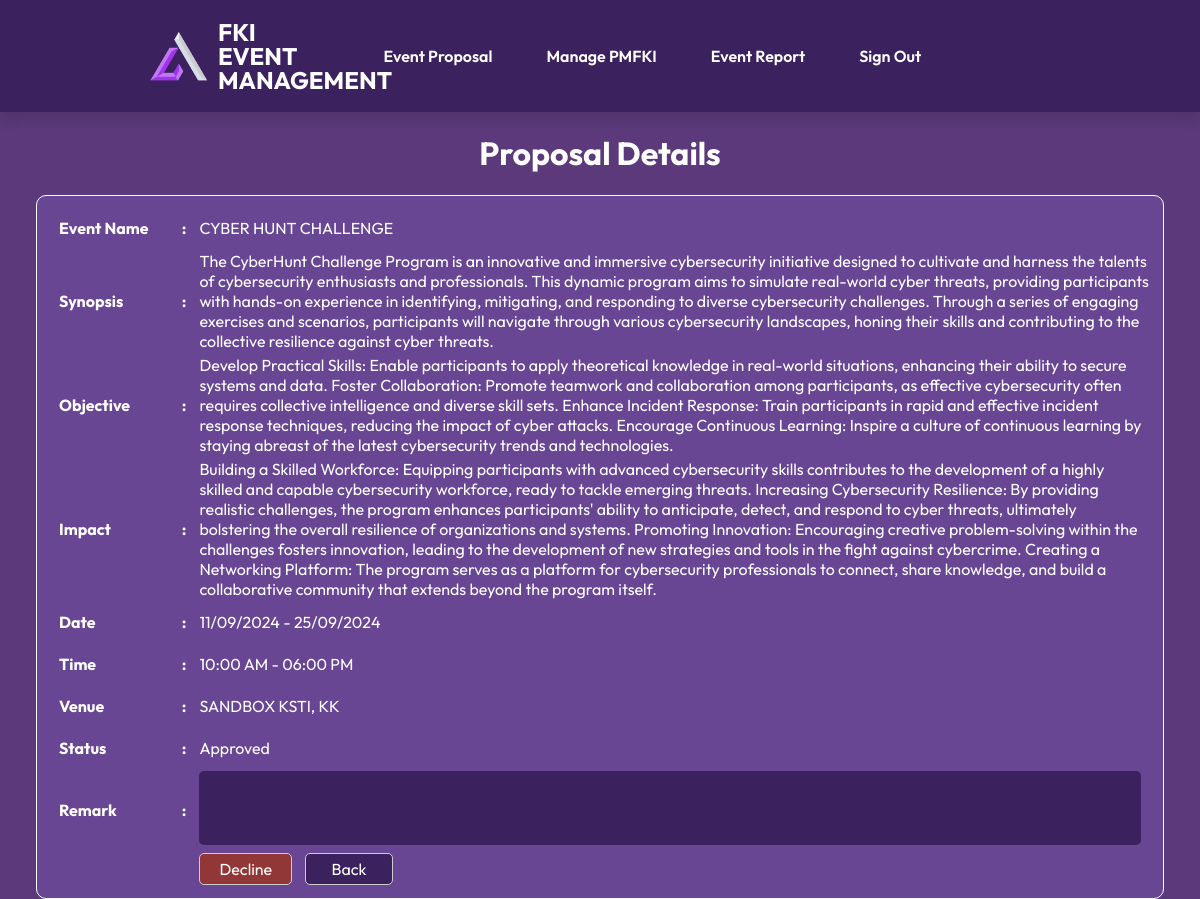
Page /resources/admin/proposal/proposal_status_decline.php?id=7 (signed in) on the committed database.
### tables this page shows
CREATE TABLE `event` (
  `event_id` int(11) NOT NULL,
  `event_name` varchar(255) DEFAULT NULL,
  `event_synopsis` longtext DEFAULT NULL,
  `event_objective` longtext DEFAULT NULL,
  `event_impact` longtext DEFAULT NULL,
  `event_startDate` date DEFAULT NULL,
  `event_endDate` date DEFAULT NULL,
  `event_startTime` time DEFAULT NULL,
  `event_endTime` time DEFAULT NULL,
  `event_venue` varchar(255) DEFAULT NULL,
  `event_poster` varchar(255) DEFAULT NULL,
  `event_posterDesc` longtext NOT NULL,
  `event_pwd` varchar(50) DEFAULT NULL,
  `event_status` varchar(10) DEFAULT NULL,
  `event_adminRemark` longtext NOT NULL,
  `admin_id` varchar(20) DEFAULT NULL,
  `pmfki_id` varchar(20) DEFAULT NULL
);

### resources/admin/proposal/proposal_status_decline.php (the view, shortened to what this page needs)
<?php
    include('config.php');
?>
<!DOCTYPE html>
<html>
    <head>
	    <link rel="stylesheet" href="css/style.css">
    </head>
    <body>
        <div class="header-row">
            <div class="header-main">
                <img src="src/icon.png" alt="Website Logo">
                <h2>
                    <span>FKI</span>
                    <span>EVENT</span>
                    <span>MANAGEMENT</span>
                </h2>
                <table class="header-nav">
                    <tr>
                        <?php include ('navigation_admin.php')?>
                    </tr>
                </table>
            </div>
        </div>
        <?php
            if(isset($_GET["id"]) && $_GET["id"] != ""){
                $sql = "SELECT e.*, p.pmfki_name, a.name
                FROM event e
                LEFT JOIN pmfki p ON e.pmfki_id = p.pmfki_id
                LEFT JOIN fki_admin a ON e.admin_id = a.admin_id
                WHERE e.event_id=?";
                $stmt = mysqli_prepare($conn, $sql);
                mysqli_stmt_bind_param($stmt, "s", $_GET["id"]);
                mysqli_stmt_execute($stmt);
                $result = mysqli_stmt_get_result($stmt);
                if (mysqli_num_rows($result) > 0) {
                    $row = mysqli_fetch_assoc($result);
                    $event_id = $row["event_id"];
                    $event_name = $row["event_name"];
                    $event_synopsis = $row["event_synopsis"];
                    $event_objective = $row["event_objective"];
                    $event_impact = $row["event_impact"];
                    $event_startDate = $row["event_startDate"];
                    $event_endDate = $row["event_endDate"];
                    $event_startTime = $row["event_startTime"];
                    $event_endTime = $row["event_endTime"];
                    $event_venue = $row["event_venue"];
                    $event_status = $row["event_status"];
                    $event_adminRemark = $row["event_adminRemark"];
                }
            }
        ?>
        <main>
            <div class="event-row">
                <div class="proposal-details">
                    <h1>Proposal Details</h1>
                    <form action="proposal_status_decline.php" method="post" enctype="multipart/form-data" class="event-form">
                        <table width="100%" class="event-table" >
                            <tr>
                                <th>Event Name</th>
                                <td class="fill">:</td>
                                <td><?php echo $event_name; ?></td>
                            </tr>
                            <tr>
                                <th>Synopsis</th>
                                <td class="fill">:</td>
                                <td><?php echo $event_synopsis; ?></td>
                            </tr>
                            <tr>
                                <th>Objective</th>
                                <td class="fill">:</td>
                                <td><?php echo $event_objective; ?></td>
                            </tr>
                            <tr>
                                <th>Impact</th>
                                <td class="fill">:</td>
                                <td><?php echo $event_impact; ?></td>
                            </tr>
                            <tr>
                                <th>Date</th>
                                <td class="fill">:</td>
                                <td>
                                    <?php
                                    $formattedStartDate = date("d/m/Y", strtotime($event_startDate));
                                    $formattedEndDate = date("d/m/Y", strtotime($event_endDate));
                                    if ($formattedStartDate == $formattedEndDate) {
                                        echo $formattedStartDate;
                                    } else {
                                        echo $formattedStartDate . " - " . $formattedEndDate;
                                    }
                                    ?>
                                </td>
                            </tr>
                            <tr>
                                <th>Time</th>
                                <td class="fill">:</td>
                                <td>
                                    <?php
                                    $formattedStartTime = date("h:i A", strtotime($event_startTime));
                                    $formattedEndTime = date("h:i A", strtotime($event_endTime));
                                    echo $formattedStartTime . " - " . $formattedEndTime;
                                    ?>
                                </td>
                            </tr>
                            <tr>
                                <th>Venue</th>
                                <td class="fill">:</td>
                                <td><?php echo $event_venue; ?></td>
                            </tr>
                            <tr>
                                <th>Status</th>
                                <td class="fill">:</td>
                                <td>
                                    <?php
                                        if ($event_status == 'A' || $event_status == 'C') {
                                            echo "Approved";
                                        } else if ($event_status == 'P') {
                                            echo "Pending";
                                        } else if ($event_status == 'D') {
                                            echo "Declined";
                                        } else {
                                            echo "";
                                        }
                                    ?>
                                </td>
                            </tr>
                            <tr>
                                <th>Remark</th>
                                <td class="fill">:</td>
                                <td><textarea name="event_adminRemark" rows="4"><?php echo $event_adminRemark; ?></textarea></td>
                            </tr>
                            <tr>
                                <td></td>
                                <td></td>
                                <td>
                                    <button class="decline-btn" type="submit" name="decline" value="Decline">Decline</button>
                                    <button class="normal-btn" type="button" onclick="location.href='proposal_admin_manage.php?id=<?php echo $event_id; ?>'">Back</button>
                                </td>
                            </tr>
                        </table>
            		</form>
                </div>
            </div>
        </main>
    </body>
</html>

### public/css/style.css (style rules this page uses)
*,h1 { font-family: 'Outfit', sans-serif; }
body { background-color: #5b397a; margin: 0; box-sizing: border-box; font-family: 'Outfit', sans-serif; }
.header-row { background-color: #3b215e; display: flex; justify-content: space-between; align-items: center; box-shadow: 0 8px 12px rgba(0, 0, 0, 0.1); }
.header-main { display: flex; align-items: center; margin: 20px; flex: 20%; }
.header-main img { padding-left: 130px; width: 5%; }
.header-main h2 { color: #fff; white-space: nowrap; width: 14%; padding-left: 10px; margin: 0; }
.header-main h2 span { display: block; text-align: left; margin: 0; line-height: 1; }
.table-list h1,h2 { color: #fff; text-align: center; margin: 10px; }
.event-list-table td, th { border-left: 1px solid #ccc; padding: 10px; color: #fff; }
.event-row { margin-left: 3%; margin-right: 3%; }
.event-table { background-color: #694694; border-radius: 10px; border: 1px solid white; padding: 10px; }
.event-table th:first-child { border: none; text-align: left; width: 11%; }
.event-table textarea { background-color: #3b215e; color: #fff; border: none; border-radius: 5px; padding: 5px; width: 98%; resize: none; }
.fill { border: none; font-weight: bold; color: #fff; width: 1px; }
.event-table td { text-align: left; color: #fff; padding-left: 10px; }
.proposal-details h1 { color: #fff; text-align: center; }
.decline-btn { background-color: #913737; color: #fff; border: 1px solid #ccc; display: inline-block; border-radius: 5px; padding: 5px; padding-left: 19px; padding-right: 19px; text-align: center; z-index: 0; outline: none; position: relative; font-size: inherit; font-family: inherit; overflow: hidden; }
.decline-btn::before { content: ''; z-index: -1; position: absolute; top: 50%; left: 50%; width: 1em; height: 1em; border-radius: 50%; background-color: #752626; transform-origin: center; transform: translate3d(-50%, -50%, 0) scale3d(0, 0, 0); transition: transform 0.35s ease-in-out; }
.normal-btn { background-color: #3b215e; color: #fff; border: 1px solid #ccc; display: inline-block; border-radius: 5px; padding: 5px; padding-left: 25px; padding-right: 25px; text-align: center; z-index: 0; outline: none; position: relative; font-size: inherit; font-family: inherit; overflow: hidden; }
.normal-btn::before { content: ''; z-index: -1; position: absolute; top: 50%; left: 50%; width: 1em; height: 1em; border-radius: 50%; background-color: #a07fa7; transform-origin: center; transform: translate3d(-50%, -50%, 0) scale3d(0, 0, 0); transition: transform 0.35s ease-in-out; }
.normal-btn:not(:first-child) { margin-left: 10px; }

### rows in the picture
event: event_name "CYBER HUNT CHALLENGE", event_synopsis "The CyberHunt Challenge Program is an innovative and immersive cybersecurity initiative designed to cultivate and harness the talents of cybersecurity enthusiasts and professionals. This dynamic program aims to simulate real-world cyber threats, providing participants with hands-on experience in identifying, mitigating, and responding to diverse cybersecurity challenges. Through a series of engaging exercises and scenarios, participants will navigate through various cybersecurity landscapes, honing their skills and contributing to the collective resilience against cyber threats.", event_objective "Develop Practical Skills: Enable participants to apply theoretical knowledge in real-world situations, enhancing their ability to secure systems and data. Foster Collaboration: Promote teamwork and collaboration among participants, as effective cybersecurity often requires collective intelligence and diverse skill sets. Enhance Incident Response: Train participants in rapid and effective incident response techniques, reducing the impact of cyber attacks. Encourage Continuous Learning: Inspire a culture of continuous learning by staying abreast of the latest cybersecurity trends and technologies.", event_impact "Building a Skilled Workforce: Equipping participants with advanced cybersecurity skills contributes to the development of a highly skilled and capable cybersecurity workforce, ready to tackle emerging threats. Increasing Cybersecurity Resilience: By providing realistic challenges, the program enhances participants' ability to anticipate, detect, and respond to cyber threats, ultimately bolstering the overall resilience of organizations and systems. Promoting Innovation: Encouraging creative problem-solving within the challenges fosters innovation, leading to the development of new strategies and tools in the fight against cybercrime. Creating a Networking Platform: The program serves as a…", event_startDate "11/09/2024", event_endDate "25/09/2024", event_startTime "10:00 AM", event_endTime "06:00 PM", event_venue "SANDBOX KSTI, KK"

### other values in the picture
$page_title "Event Proposal"
$page_title "Manage PMFKI"
$page_title "Event Report"
$page_title "Sign Out"
